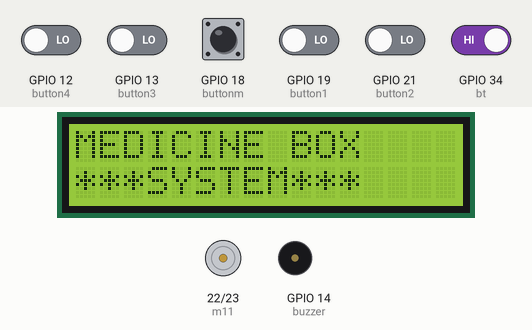
The sketch below on a simulated ESP32. On the bench: 16×2 character LCD, motor-driver pin pairs drawn as motors (green arrow = first pin HIGH = forward, orange = second pin HIGH = backward, longer = more drive), buzzer (waves = sounding, pin HIGH). The inputs (shaded band) are chosen by the test bench; at power-on: GPIO 18 (buttonm), GPIO 34 (bt) HIGH, GPIO 12 (button4), GPIO 13 (button3), GPIO 19 (button1), GPIO 21 (button2) LOW. WiFi joins after 1.5 s; servers stay silent unless stated; uploads are accepted with an empty reply; what the sketch prints to the serial monitor is not drawn.

Above: at 3.9 s.
4.0 s: GPIO 18 (buttonm) pulled LOW for 1.45 s
At 4.3 s:
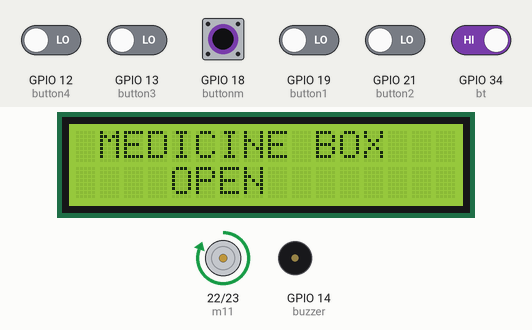
8.3 s: GPIO 34 (bt) driven LOW
At 10.6 s:
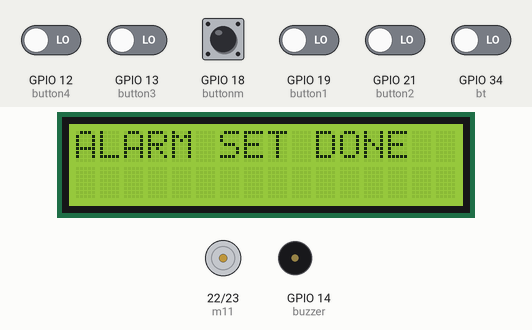
15.2 s: GPIO 34 (bt) driven HIGH
18.7 s: GPIO 12 (button4) driven HIGH and GPIO 13 (button3) driven HIGH and GPIO 18 (buttonm) driven LOW and GPIO 19 (button1) driven HIGH and GPIO 21 (button2) driven HIGH
At 23.0 s:
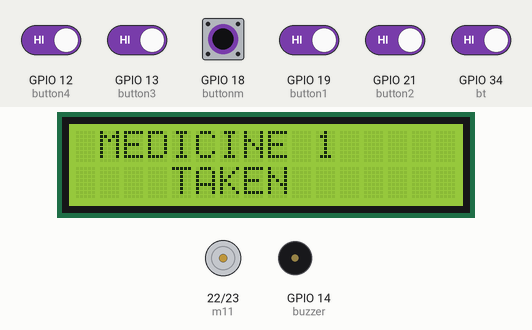
23.2 s: GPIO 13 (button3) driven LOW
At 24.9 s:
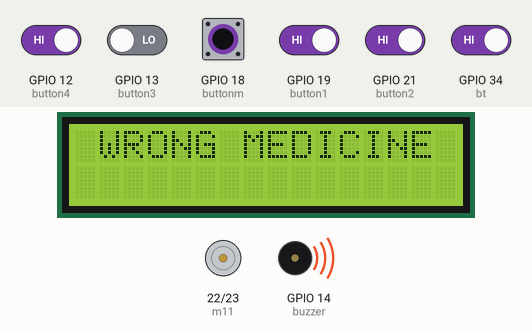
27.7 s: GPIO 13 (button3) driven HIGH
At 27.78 s:
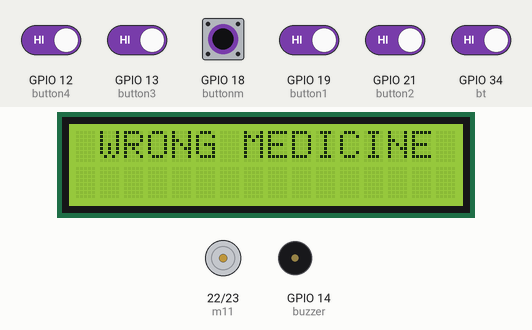
Timing chart, 0 to 30.7 s (numbered marks = the images above; inputs shaded):
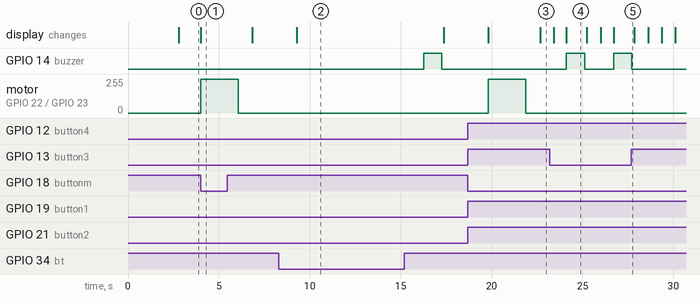

The sketch:

medicine_box_webpage.ino
```cpp
#include <WiFi.h>
#include <HTTPClient.h>
#include <LiquidCrystal.h>
#include<stdlib.h>
#include <String.h>

LiquidCrystal lcd (15,2,4,16,17,5);

#define buzzer 14

#define buttonm 18
#define button1 19
#define button2 21
#define button3 13
#define button4 12

#define bt 34

#define m11 22
#define m12 23

// WiFi parameters to be configured
const char* ssid = "project12"; // Hoofdlettergevoelig
const char* password = "project123456"; // Hoofdlettergevoelig

unsigned int i = 0;
volatile int count = 0;
char pass[5] = "\0";
int flag;
unsigned int pin = 0;

String m = "http://sms.scubedigi.com/api.php?username=Mydreamacd&password=Mydre@m123&to=8790544557&from=MYDREM&message=";

//String m = "http://sms.scubedigi.com/api.php?username=Mydreamacd&password=Mydre@m123&to=8790544557&from=MYDREM&message=";
String msg = "\0";
String q = "http://projectsiot.xyz/IoTProjects/MedicalBox/upload.php?a=";
String iot = "\0";
unsigned int no = 0;
/*
String otp[10]  ={"1234","2423","3122",
      "2341","1224","1224",
      "3431","1423","4321",
      "4342"  };
      */
  char otp[10][5]  ={"1234","2423","3122",
      "2341","1224","1224",
      "3431","1423","4321",
      "4342"  };


void beep ()
{
 digitalWrite(buzzer,HIGH); delay(1000);
 digitalWrite(buzzer,LOW); delay(100);
}

void forward ()
{
  digitalWrite(m11, HIGH);
  digitalWrite(m12, LOW);
  delay(50);
}
void backward ()
{
  digitalWrite(m12, HIGH);
  digitalWrite(m11, LOW);
  delay(50);
}

void stop_motor ()
{
  digitalWrite(m11, LOW);
  digitalWrite(m12, LOW);
  delay(50);
}

void setup() {
  // put your setup code here, to run once:
 Serial.begin(9600);
  Serial.print("Bezig met verbinden");
  WiFi.begin(ssid, password); // Connect to WiFi
 lcd.begin(16,2);

lcd.clear();
lcd.setCursor(0,0);
        lcd.print("  INTELLIGENT  ");
        lcd.setCursor( 2,1);
         lcd.print("  MEDICINE BOX   ");
         delay(2000);


pinMode(buttonm,INPUT);
pinMode(button1,INPUT);
pinMode(button2,INPUT);
pinMode(button3,INPUT);
pinMode(button4,INPUT);


pinMode(bt,INPUT);

pinMode(buzzer,OUTPUT);
 pinMode(m11, OUTPUT);
  pinMode(m12, OUTPUT);
//attachInterrupt (irb,pinisr,RISING);

// while wifi not connected yet, print '.'
  // then after it connected, get out of the loop
  while (WiFi.status() != WL_CONNECTED) {
     delay(500);
     Serial.print(".");
  }

  // Verbonden.
  Serial.println("OK!");

  // Access Point (SSID).
  Serial.print("SSID: ");
  Serial.println(WiFi.SSID());

  // IP adres.
  Serial.print("IP: ");
  Serial.println(WiFi.localIP());

  // Signaalsterkte.
  long rssi = WiFi.RSSI();
  Serial.print("Signaal sterkte (RSSI): ");
  Serial.print(rssi);
  Serial.println(" dBm");
  Serial.println("");


if(WiFi.status()== WL_CONNECTED){ //Check WiFi connection status

    HTTPClient http; //Declare an object of class HTTPClient
   // http.begin("http://sms.scubedigi.com/api.php?username=Mydreamacd&password=Mydre@m123&to=8790544557&from=MYDREM&message=RJANED;LKSDF"); //Specify request destination

  http.begin("http://projectsiot.xyz/IoTProjects/MedicalBox/upload.php?a=U&b=N&c=N&d=N&e=N");

int httpCode = http.GET(); //Send the request
    if (httpCode > 0) { //Check the returning code
      String payload = http.getString(); //Get the request response payload
      Serial.println(payload); //Print the response payload
    }
    http.end(); //Close connection

delay(500);
}
/*
if(WiFi.status()== WL_CONNECTED){ //Check WiFi connection status

    HTTPClient http; //Declare an object of class HTTPClient
   http.begin("http://sms.scubedigi.com/api.php?username=Mydreamacd&password=Mydre@m123&to=8790544557&from=MYDREM&message=KIT%20STARTED"); //Specify request destination

int httpCode = http.GET(); //Send the request
    if (httpCode > 0) { //Check the returning code
      String payload = http.getString(); //Get the request response payload
      Serial.println(payload); //Print the response payload
    }
    http.end(); //Close connection

delay(500);
}

*/

//
// lcd.clear ();
//  lcd.setCursor (0,0);
//  lcd.print("PLEASE SET ALARM        ");
//  lcd.setCursor (0,1);
//  lcd.print("                     ");
//
//while(digitalRead(bt)==HIGH);
//
// lcd.clear ();
//  lcd.setCursor (0,0);
//  lcd.print("ALARM SET DONE       ");
//  lcd.setCursor (0,1);
//  lcd.print("                     ");
//delay(7000);


}

void loop() {
  // put your main code here, to run repeatedly:


//no = random(11);
// no=rand()%10;

if (digitalRead(bt)==LOW)
{
  lcd.clear ();
 lcd.setCursor (0,0);
  lcd.print("ALARM SET DONE       ");
  lcd.setCursor (0,1);
 lcd.print("                     ");
delay(7000);

beep ();


}

if (digitalRead(buttonm) == LOW)
{

  lcd.clear ();
  lcd.setCursor (0,0);
  lcd.print(" MEDICINE BOX   ");
  lcd.setCursor (0,1);
  lcd.print("    OPEN          ");
  Serial.print("letter count = "); Serial.println(count);

  if(flag==1)
  {
    flag=0;
  forward();
  delay(2000);
  stop_motor();
  iot = q +'Y'+ "&b=" + 'N' + "&c=" + 'N' + "&d=" + 'N' + "&e=" + 'N';
  send2server ();
  }       if(digitalRead(button1) == HIGH)
          {
                lcd.clear ();
                lcd.setCursor (0,0);
                lcd.print(" MEDICINE 1    ");
                lcd.setCursor (0,1);
                lcd.print("    TAKEN          ");
                Serial.print("letter count = "); Serial.println(count);
                iot = q +'Y'+ "&b=" + 'Y' + "&c=" + 'N' + "&d=" + 'N' + "&e=" + 'N'; ;
                send2server ();
                       if(digitalRead(button2) == HIGH)
                       {
                      lcd.clear ();
                      lcd.setCursor (0,0);
                      lcd.print(" MEDICINE 2    ");
                      lcd.setCursor (0,1);
                      lcd.print("    TAKEN          ");
                      Serial.print("letter count = "); Serial.println(count);
                      iot = q +'Y'+ "&b=" + 'Y' + "&c=" + 'Y' + "&d=" + 'N' + "&e=" + 'N';
                      send2server ();
                                  if(digitalRead(button3) == HIGH)
                                 {
                                lcd.clear ();
                                lcd.setCursor (0,0);
                                lcd.print(" MEDICINE 3    ");
                                lcd.setCursor (0,1);
                                lcd.print("    TAKEN          ");
                                Serial.print("letter count = "); Serial.println(count);
                                iot = q +'Y'+ "&b=" + 'Y' + "&c=" + 'Y' + "&d=" + 'Y' + "&e=" + 'N';
                                send2server ();
                                                 if(digitalRead(button4) == HIGH)
                                                 {
                                                lcd.clear ();
                                                lcd.setCursor (0,0);
                                                lcd.print(" MEDICINE 4   ");
                                                lcd.setCursor (0,1);
                                                lcd.print("    TAKEN          ");
                                                Serial.print("letter count = "); Serial.println(count);
                                                iot = q +'Y'+ "&b=" + 'Y' + "&c=" + 'Y' + "&d=" + 'Y' + "&e=" + 'Y';
                                                send2server ();
                                                 }//M4
                                                 else
                                                 {
                                                  iot = q +'Y'+ "&b=" + 'Y' + "&c=" + 'Y' + "&d=" + 'Y' + "&e=" + 'N';
                                                send2server ();

                                                 }

                                 }//M3

                                else if((digitalRead(button4) == HIGH))
                                {
                                      lcd.clear ();
                                      lcd.setCursor (0,0);
                                      lcd.print(" WRONG MEDICINE     ");
                                      lcd.setCursor (0,1);
                                      lcd.print("                   ");
                                      Serial.print("letter count = "); Serial.println(count);
                                      iot = q +'Y'+ "&b=" + 'Y' + "&c=" + 'Y' + "&d=" + 'N' + "&e=" + 'N'; ;
                                    //  send2server ();
                                      beep();
                                }

                       }//M2
                       else if((digitalRead(button3) == HIGH)||(digitalRead(button4) == HIGH))
                          {
                                lcd.clear ();
                                lcd.setCursor (0,0);
                                lcd.print(" WRONG MEDICINE     ");
                                lcd.setCursor (0,1);
                                lcd.print("                   ");
                                Serial.print("letter count = "); Serial.println(count);
                                iot = q +'Y'+ "&b=" + 'Y' + "&c=" + 'N' + "&d=" + 'N' + "&e=" + 'N'; ;
                                //send2server ();
                                beep();
                          }

          }//M1
          else if((digitalRead(button2) == HIGH)||(digitalRead(button3) == HIGH)||(digitalRead(button4) == HIGH))
          {
                lcd.clear ();
                lcd.setCursor (0,0);
                lcd.print(" WRONG MEDICINE     ");
                lcd.setCursor (0,1);
                lcd.print("                   ");
                Serial.print("letter count = "); Serial.println(count);
                iot = q +'Y'+ "&b=" + 'N' + "&c=" + 'N' + "&d=" + 'N' + "&e=" + 'N'; ;
               // send2server ();
                beep();
          }


}//box
else
{
  flag=1;
  lcd.clear ();
  lcd.setCursor (0,0);
  lcd.print("MEDICINE BOX   ");
  lcd.setCursor (0,1);
  lcd.print("***SYSTEM***  ");
  delay(500);
  iot = q +'N'+ "&b=" + 'N' + "&c=" + 'N' + "&d=" + 'N' + "&e=" + 'N'; ;
  send2server ();
}
}//loop

void sendmsg ()
{
  Serial.println("sending message-----------");

 Serial.print("msg = "); Serial.println(msg);
if(WiFi.status()== WL_CONNECTED){ //Check WiFi connection status

    HTTPClient http; //Declare an object of class HTTPClient

  http.begin(msg);

int httpCode = http.GET(); //Send the request
    if (httpCode > 0) { //Check the returning code
      String payload = http.getString(); //Get the request response payload
      Serial.println(payload); //Print the response payload
    }
    http.end(); //Close connection

delay(100);
}

}
void send2server ()
{
   Serial.println(iot);
if(WiFi.status()== WL_CONNECTED){ //Check WiFi connection status

    HTTPClient http; //Declare an object of class HTTPClient

   http.begin(iot);

int httpCode = http.GET(); //Send the request
    if (httpCode > 0) { //Check the returning code
      String payload = http.getString(); //Get the request response payload
      Serial.println(payload); //Print the response payload
    }
    http.end(); //Close connection

delay(500);
}
}
void lcdstring(int a,int b, String data1)
{
  lcd.setCursor(a,b);
  lcd.print(data1);
}
```

Measured:
- after the input at 4.0 s, motor on GPIO 22 (m11) / GPIO 23 (m12): stopped → forward 255/255 at once, → stopped 2.1 s later; the display: changes at once (image 1)
- after the input at 8.3 s, the display: changes after 0.97 s (image 2)
- after the input at 18.7 s, motor on GPIO 22 (m11) / GPIO 23 (m12): stopped → forward 255/255 after 1.1 s, → stopped 2.1 s later; the display: first changes after 1.1 s (image 3 shows a later state)
- after the input at 23.2 s, GPIO 14 (buzzer): LOW → HIGH after 0.92 s, → LOW 1.0 s later, → HIGH 1.6 s later; the display: first differs from a run without the input after 0.92 s (image 4)
- after the input at 27.7 s, GPIO 14 (buzzer): goes on until 27.7 s, then stays LOW
- what the display in image 4 shows lasts 1.1 s, from 24.1 s to 25.2 s
